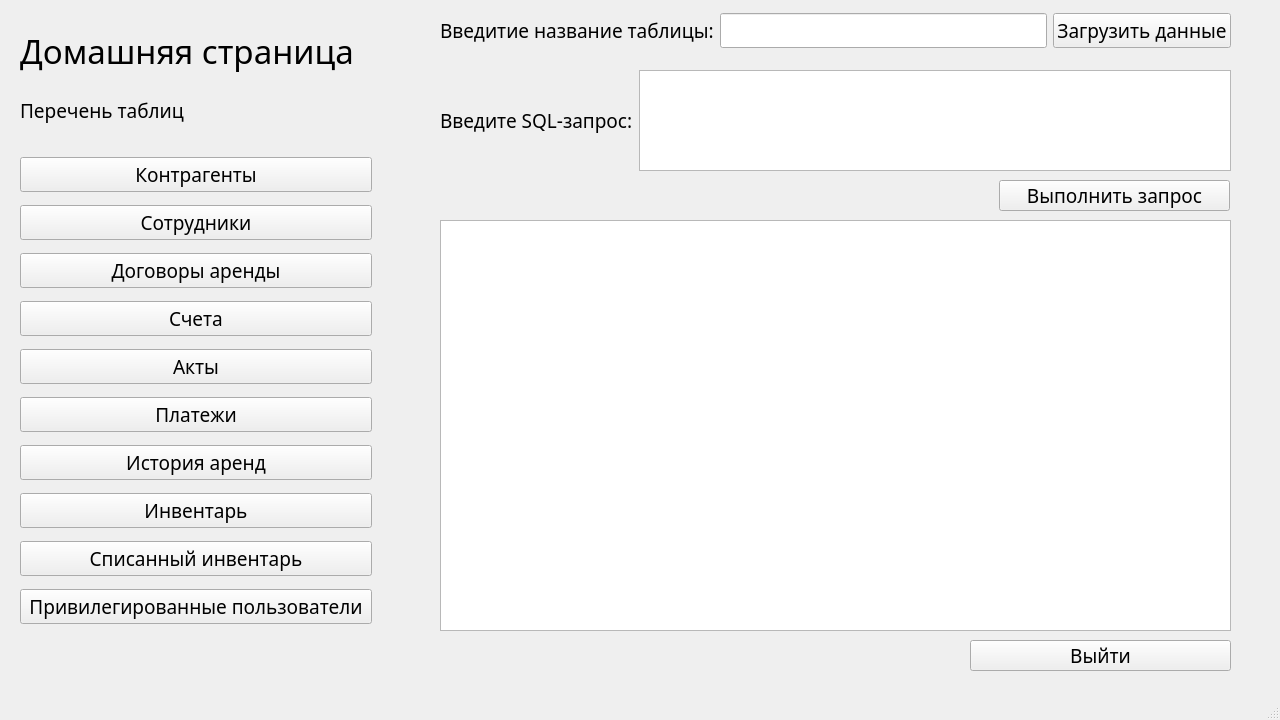
<?xml version="1.0" encoding="UTF-8"?>
<ui version="4.0">
 <class>Form_Main</class>
 <widget class="QMainWindow" name="Form_Main">
  <property name="geometry">
   <rect>
    <x>0</x>
    <y>0</y>
    <width>1280</width>
    <height>720</height>
   </rect>
  </property>
  <property name="font">
   <font>
    <family>Bahnschrift SemiLight</family>
    <pointsize>14</pointsize>
   </font>
  </property>
  <property name="windowTitle">
   <string>Главное меню</string>
  </property>
  <property name="windowIcon">
   <iconset>
    <normaloff>Изображения/Главная.png</normaloff>Изображения/Главная.png</iconset>
  </property>
  <property name="iconSize">
   <size>
    <width>32</width>
    <height>32</height>
   </size>
  </property>
  <widget class="QWidget" name="centralwidget">
   <widget class="QLabel" name="label_HomePage">
    <property name="geometry">
     <rect>
      <x>20</x>
      <y>20</y>
      <width>401</width>
      <height>61</height>
     </rect>
    </property>
    <property name="font">
     <font>
      <pointsize>25</pointsize>
     </font>
    </property>
    <property name="text">
     <string>Домашняя страница</string>
    </property>
   </widget>
   <widget class="QWidget" name="horizontalLayoutWidget">
    <property name="geometry">
     <rect>
      <x>440</x>
      <y>0</y>
      <width>791</width>
      <height>61</height>
     </rect>
    </property>
    <layout class="QHBoxLayout" name="horizontalLayout">
     <item>
      <widget class="QLabel" name="label_Cursor">
       <property name="text">
        <string>Введитие название таблицы:</string>
       </property>
      </widget>
     </item>
     <item>
      <widget class="QLineEdit" name="lineE_NameTable"/>
     </item>
     <item>
      <widget class="QPushButton" name="btnLoadData">
       <property name="text">
        <string>Загрузить данные</string>
       </property>
      </widget>
     </item>
    </layout>
   </widget>
   <widget class="QTableWidget" name="table_Info">
    <property name="geometry">
     <rect>
      <x>440</x>
      <y>220</y>
      <width>791</width>
      <height>411</height>
     </rect>
    </property>
    <property name="font">
     <font>
      <family>Bahnschrift SemiLight</family>
      <pointsize>10</pointsize>
     </font>
    </property>
   </widget>
   <widget class="QWidget" name="verticalLayoutWidget">
    <property name="geometry">
     <rect>
      <x>20</x>
      <y>150</y>
      <width>352</width>
      <height>491</height>
     </rect>
    </property>
    <layout class="QVBoxLayout" name="verticalLayout_2">
     <item>
      <widget class="QPushButton" name="btnFormCustomers">
       <property name="text">
        <string>Контрагенты</string>
       </property>
       <property name="icon">
        <iconset>
         <normaloff>Изображения/Пользователи.png</normaloff>Изображения/Пользователи.png</iconset>
       </property>
       <property name="iconSize">
        <size>
         <width>32</width>
         <height>32</height>
        </size>
       </property>
      </widget>
     </item>
     <item>
      <widget class="QPushButton" name="btnFormEmployees">
       <property name="text">
        <string>Сотрудники</string>
       </property>
       <property name="icon">
        <iconset>
         <normaloff>Изображения/Работники.png</normaloff>Изображения/Работники.png</iconset>
       </property>
       <property name="iconSize">
        <size>
         <width>32</width>
         <height>32</height>
        </size>
       </property>
      </widget>
     </item>
     <item>
      <widget class="QPushButton" name="btnFormContracts">
       <property name="text">
        <string>Договоры аренды</string>
       </property>
       <property name="icon">
        <iconset>
         <normaloff>Изображения/Заказ.png</normaloff>Изображения/Заказ.png</iconset>
       </property>
       <property name="iconSize">
        <size>
         <width>32</width>
         <height>32</height>
        </size>
       </property>
      </widget>
     </item>
     <item>
      <widget class="QPushButton" name="btnFormAccounts">
       <property name="text">
        <string>Счета</string>
       </property>
       <property name="icon">
        <iconset>
         <normaloff>Изображения/Инвентарь.png</normaloff>Изображения/Инвентарь.png</iconset>
       </property>
       <property name="iconSize">
        <size>
         <width>32</width>
         <height>32</height>
        </size>
       </property>
      </widget>
     </item>
     <item>
      <widget class="QPushButton" name="btnFormActs">
       <property name="text">
        <string>Акты</string>
       </property>
       <property name="icon">
        <iconset>
         <normaloff>Изображения/Инвентарь.png</normaloff>Изображения/Инвентарь.png</iconset>
       </property>
       <property name="iconSize">
        <size>
         <width>32</width>
         <height>32</height>
        </size>
       </property>
      </widget>
     </item>
     <item>
      <widget class="QPushButton" name="btnFormPayments">
       <property name="text">
        <string>Платежи</string>
       </property>
       <property name="icon">
        <iconset>
         <normaloff>Изображения/Платеж.png</normaloff>Изображения/Платеж.png</iconset>
       </property>
       <property name="iconSize">
        <size>
         <width>32</width>
         <height>32</height>
        </size>
       </property>
      </widget>
     </item>
     <item>
      <widget class="QPushButton" name="btnFormHistory">
       <property name="text">
        <string>История аренд</string>
       </property>
       <property name="icon">
        <iconset>
         <normaloff>Изображения/Штраф.png</normaloff>Изображения/Штраф.png</iconset>
       </property>
       <property name="iconSize">
        <size>
         <width>32</width>
         <height>32</height>
        </size>
       </property>
      </widget>
     </item>
     <item>
      <widget class="QPushButton" name="btnFormInventory">
       <property name="text">
        <string>Инвентарь</string>
       </property>
       <property name="icon">
        <iconset>
         <normaloff>Изображения/Инвентарь.png</normaloff>Изображения/Инвентарь.png</iconset>
       </property>
       <property name="iconSize">
        <size>
         <width>32</width>
         <height>32</height>
        </size>
       </property>
      </widget>
     </item>
     <item>
      <widget class="QPushButton" name="btnFormDecommissionedInventory">
       <property name="text">
        <string>Списанный инвентарь</string>
       </property>
       <property name="icon">
        <iconset>
         <normaloff>Изображения/Инвентарь.png</normaloff>Изображения/Инвентарь.png</iconset>
       </property>
       <property name="iconSize">
        <size>
         <width>32</width>
         <height>32</height>
        </size>
       </property>
      </widget>
     </item>
     <item>
      <widget class="QPushButton" name="btnFormPrivilegedUsers">
       <property name="text">
        <string>Привилегированные пользователи</string>
       </property>
       <property name="icon">
        <iconset>
         <normaloff>Изображения/Штраф.png</normaloff>Изображения/Штраф.png</iconset>
       </property>
       <property name="iconSize">
        <size>
         <width>32</width>
         <height>32</height>
        </size>
       </property>
      </widget>
     </item>
    </layout>
   </widget>
   <widget class="QLabel" name="label_InfoaboutWork">
    <property name="geometry">
     <rect>
      <x>20</x>
      <y>90</y>
      <width>191</width>
      <height>41</height>
     </rect>
    </property>
    <property name="text">
     <string>Перечень таблиц</string>
    </property>
   </widget>
   <widget class="QWidget" name="horizontalLayoutWidget_2">
    <property name="geometry">
     <rect>
      <x>440</x>
      <y>70</y>
      <width>791</width>
      <height>101</height>
     </rect>
    </property>
    <layout class="QHBoxLayout" name="horizontalLayout_2">
     <item>
      <widget class="QLabel" name="label_Query">
       <property name="text">
        <string>Введите SQL-запрос:</string>
       </property>
      </widget>
     </item>
     <item>
      <widget class="QTextEdit" name="textE_Query"/>
     </item>
    </layout>
   </widget>
   <widget class="QPushButton" name="btnPerformQuery">
    <property name="geometry">
     <rect>
      <x>999</x>
      <y>180</y>
      <width>231</width>
      <height>31</height>
     </rect>
    </property>
    <property name="text">
     <string>Выполнить запрос</string>
    </property>
   </widget>
   <widget class="QPushButton" name="btnExit">
    <property name="geometry">
     <rect>
      <x>970</x>
      <y>640</y>
      <width>261</width>
      <height>31</height>
     </rect>
    </property>
    <property name="text">
     <string>Выйти</string>
    </property>
    <property name="icon">
     <iconset>
      <normaloff>Изображения/Выйти.png</normaloff>Изображения/Выйти.png</iconset>
    </property>
    <property name="iconSize">
     <size>
      <width>32</width>
      <height>32</height>
     </size>
    </property>
   </widget>
  </widget>
  <widget class="QMenuBar" name="menubar">
   <property name="geometry">
    <rect>
     <x>0</x>
     <y>0</y>
     <width>1280</width>
     <height>21</height>
    </rect>
   </property>
  </widget>
  <widget class="QStatusBar" name="statusbar"/>
 </widget>
 <resources/>
 <connections/>
</ui>
